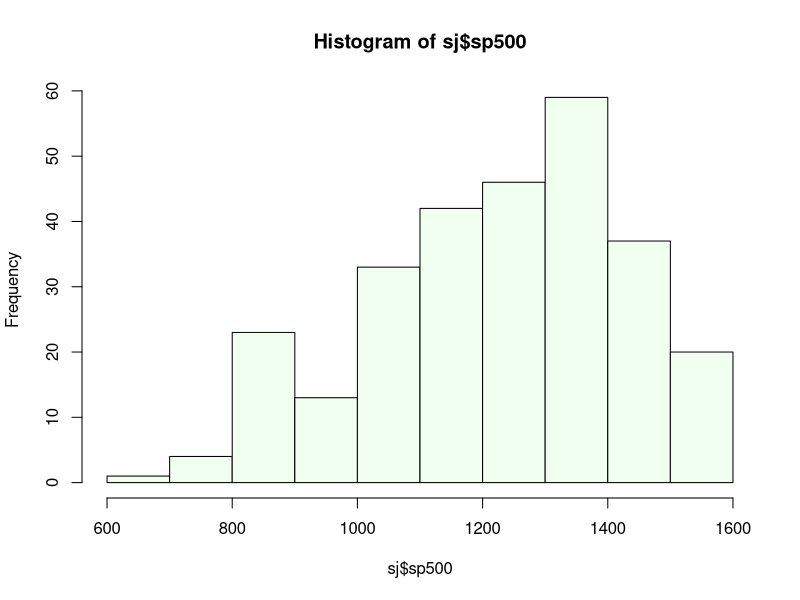

Here is the R script that generated this plot:
##---------------------------------------------------------------------------------##
##   Script for R / Data Mining Boot Camp          				   ##
##                                                 				   ##
##      David Weisman                              				   ##
##      Weisman@Computer.Org                       				   ##
##                                                 				   ##
##      Boston, 2012                               				   ##
##                                                 				   ##
##   This file is provided "as is" without warranty of any kind, either		   ##
##   expressed or implied, including limitation warranties of merchantability,	   ##
##   fitness for a particular purpose, and noninfringement.			   ##
##                                                 				   ##
##   In no event shall the authors or copyright holders be liable for any claim,   ##
##   damages or other liability, whether in an action of contract, tort or	   ##
##   otherwise, arising from, out of or in connection with the software or the	   ##
##   use or other dealings in the software.					   ##
##---------------------------------------------------------------------------------##


sj <- read.csv('stocksJobs.csv')

# generate interactive graphic
hist (sj$sp500, col='honeydew')

# Save a copy of the graphic
dev.print(pdf,file="myGraph.pdf")

